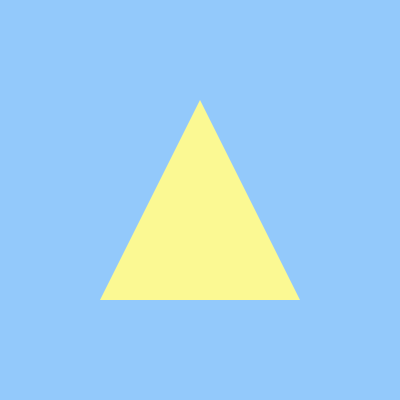
Frame 1 (no input)
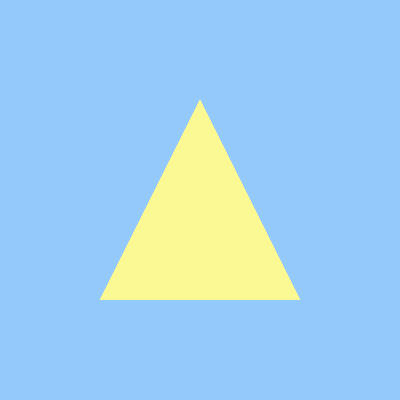
Frame 60 (the mouse pressed at the canvas centre just before this capture)
Frame 120 (the mouse held since frame 60 and released just before this capture): identical to frame 60, image omitted

The Processing sketch that drew these frames (run headless with seeded random() and noise(); from frame 60 on, the mouse is pressed at the canvas centre):

// Processing sketch: original
// ── original.pde
void setup() {
  size(400, 400);
  background(147, 201, 251);
  noStroke();
}

void draw() {
 
  fill(251, 249, 147);  
  float x1 = width / 2;  
  float y1 = height / 2 - 100; 

  float x2 = width / 2 - 100;  
  float y2 = height / 2 + 100; 

  float x3 = width / 2 + 100; 
  float y3 = height / 2 + 100;
  
  triangle(x1, y1, x2, y2, x3, y3);
  save("color_triangle.jpg");
}
